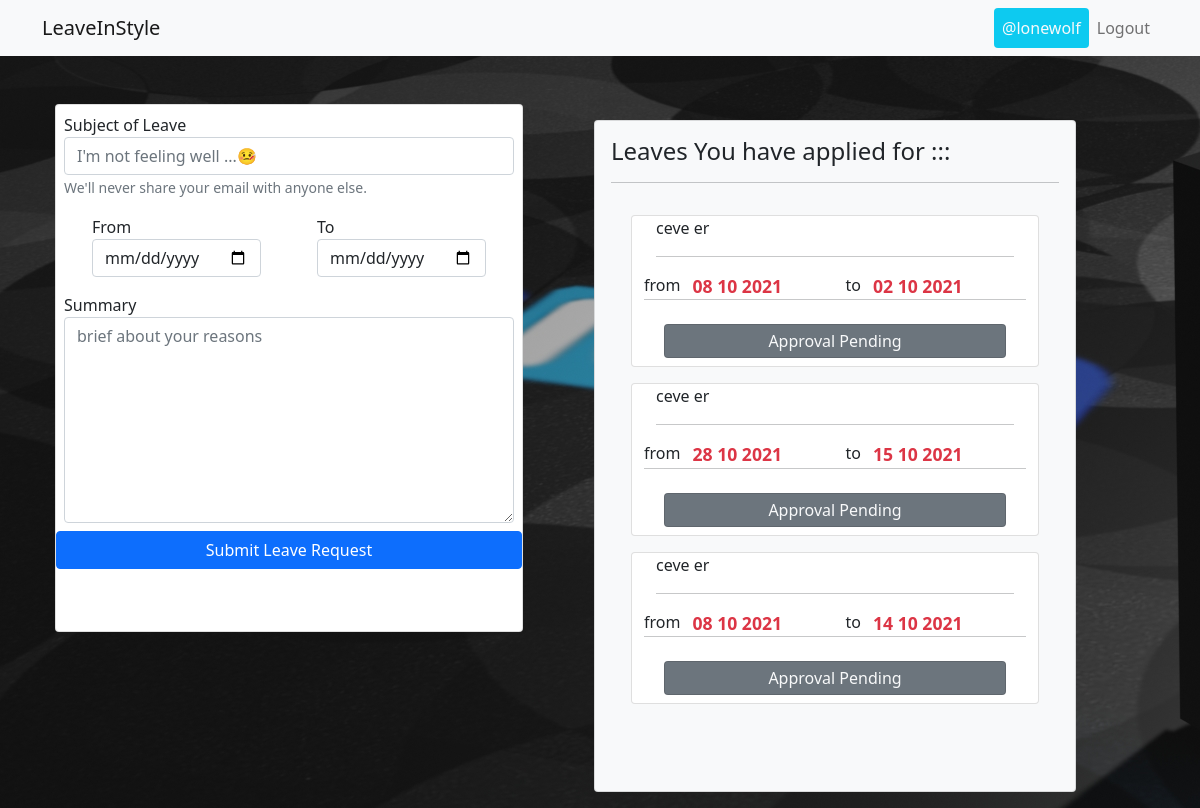
Page /magot-dashboard (signed in) on the earlier database version.
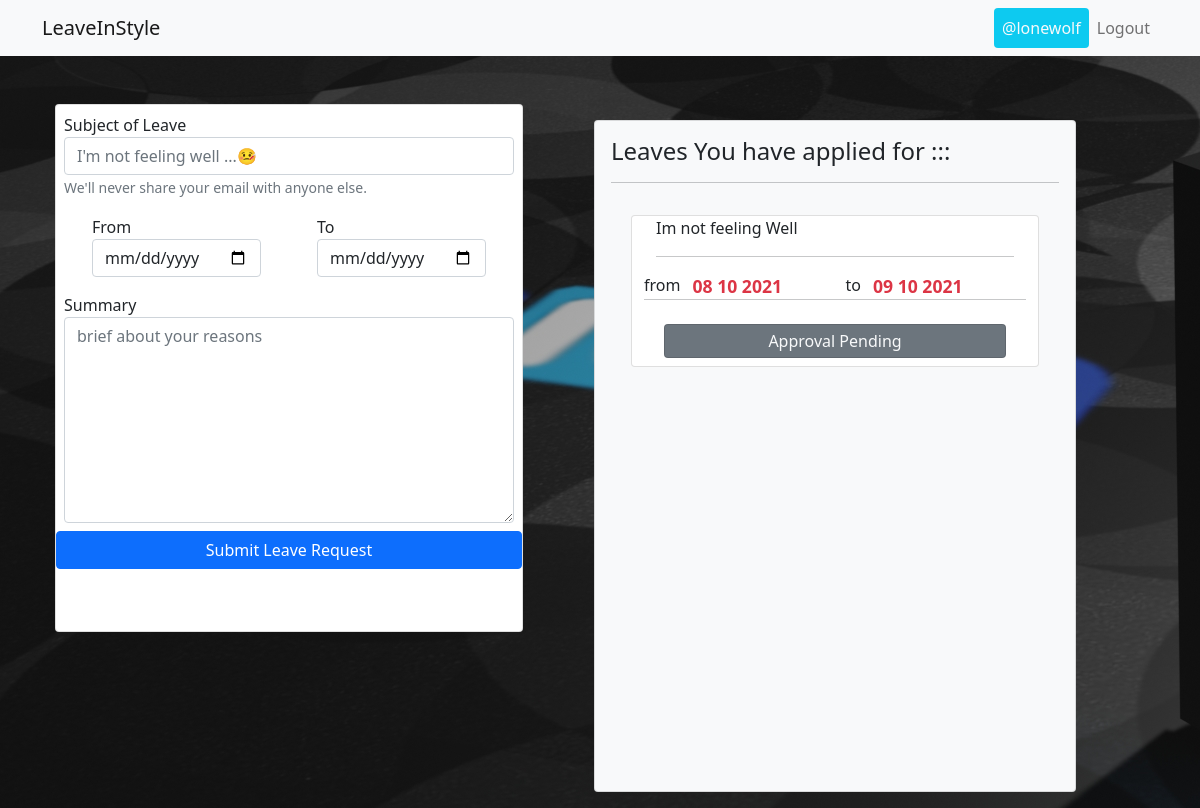
Same page on the later database version.
### app.py (models this page shows, shortened)
class User(db.Model, UserMixin):
    __tablename__= 'User'
    id = db.Column(db.Integer, primary_key=True)
    username = db.Column(db.String(16), unique=True, nullable=False)
    first_name = db.Column(db.String(20), nullable=False)
    last_name = db.Column(db.String(16), nullable=False)
    email = db.Column(db.String(60), nullable=True)
    isAdmin = db.Column(db.Boolean(), nullable=False, server_default="0")
    appliedForLeave = db.Column(db.Boolean(), nullable=False, server_default="0")
    leavesApplied = relationship("Leave", back_populates="userId", cascade="all, delete",
        passive_deletes=True)
    password = db.Column(db.String(100), nullable=False)
    def __repr__(self) -> str:
        return f"{self.username}"

class Leave(db.Model):
    __tablename__= 'Leave'
    id = db.Column(db.Integer, primary_key=True)
    userId = relationship("User", back_populates="leavesApplied")
    user = db.Column(db.Integer, ForeignKey('User.id'))
    abstract = db.Column(db.String(65), nullable=False)
    fromDate = db.Column(db.DateTime, nullable=False, default=datetime.utcnow)
    toDate = db.Column(db.DateTime, nullable=False, default=datetime.utcnow)
    summary = db.Column(db.String(65), nullable=False, default='Plz Understand... 😭')
    leaveAccepted = db.Column(db.Boolean(), server_default="0")
    leaveRejected = db.Column(db.Boolean(), server_default="0")

### app.py (the view)
@app.route("/magot-dashboard")
@login_required
def user_dashboard() -> render_template:
    if not current_user.isAdmin:
        check_my_leaves = LeaveHandeler(current_user)
        myLeaves = check_my_leaves.my_leaves()
        return render_template("emp_dashboard.html", myLeaves=myLeaves)
    return redirect(url_for("logout"))

### app.py (called while the page is built)
@login_manager.user_loader
def load_user(user_id):
    return User.query.get(int(user_id))

    def my_leaves(self):
        myLeaves = Leave().query.filter_by(user=self.user.id)
        return myLeaves

### templates/emp_dashboard.html (shortened to what this page needs)
<!DOCTYPE html>
<html lang="en">
<head>
    <link href="static/assets/bootstrap.min.css" rel="stylesheet">
</head>
<body>
    {% block content %}
    {% include "_nav.html" %}
    {% endblock %}
    <div class="container row ">
        <div class="col-md container mx-1 px-3 mt-5 d-flex justify-content-center">
            <form class="formfill card h-75" action="/magot-applyLeave" method="POST" style="overflow-y:scroll;">
                <div class="form-group my-2 mx-2">
                    <label for="abstract">Subject of Leave</label>
                    <input type="text" name="abstract" class="form-control" aria-describedby="subjectHelp"
                        placeholder="I'm not feeling well ...🤒">
                    <small id="emailHelp" class="form-text text-muted">We'll never share your email with anyone
                        else.</small>
                </div>
                <div class="form-group containerc row my-2 mx-2">
                    <div class="col-md mx-3">
                        <label for="fromDate">From</label>
                        <input type="date" name="fromdate" class="form-control" aria-describedby="fromdateHelp"
                            placeholder="">
                    </div>
                    <div class="col-md mx-3">
                        <label for="toDate">To</label>
                        <input type="date" name="todate" class="form-control" aria-describedby="todateHelp"
                            placeholder="">
                    </div>
                </div>
                <div class="form-group my-2 mx-2">
                    <label for="summary">Summary</label>
                    <textarea rows="8" type="textarea" name="summary" class="form-control"
                        aria-describedby="summaryHelp" placeholder="brief about your reasons"></textarea>
                </div>
                <button type="submit" class="btn btn-primary">Submit Leave Request</button>
            </form>
        </div>
        <div class="col-md container mt-5" >
            <div class="card bg-light mx-3 my-3 px-3 py-3 formfill" style="height: 42rem;overflow-y: scroll;">
                <h4>Leaves You have applied for :::
                    <hr>
                </h4>
                {% for leaves in myLeaves %}
                <div class="card-secondary mx-1 my-1 px-3 py-1 d-flex ">
                    <div class="container card">
                        <div class="">{{leaves.abstract| truncate(30) }}</div>
                        <hr>
                        <div class="row">
                            from <div class="col mx-0"><b class="text-danger "
                                    style="font-size: 110%;">{{leaves.fromDate.strftime('%d %m %Y')}}</b></div>
                            to <div class="col mx-0"><b class="text-danger "
                                    style="font-size: 110%;">{{leaves.toDate.strftime('%d %m %Y')}}</b></div>
                            <hr>
                            <div class="d-flex justify-content-center">
                                {% if leaves.leaveAccepted %}
                                <div class="card bg-success w-100 px-2 py-1 mx-2 my-2 text-center text-light">
                                    Leave Accepted</div>
                                {% else %}
                                {% if (leaves.leaveAccepted) or (leaves.leaveRejected) %}
                                <div class="card bg-danger w-100 px-2 py-1 mx-2 my-2 text-center text-light">
                                    Leave Rejected</div>
                                {% else %}
                                <div class="card bg-secondary w-100 px-2 py-1 mx-2 my-2 text-center text-light">
                                    Approval Pending</div>
                                {% endif %}
                                {% endif %}
                            </div>
                        </div>
                    </div>
                </div>
                {% endfor %}
            </div>
        </div>
    </div>
</body>
</html>

### templates/_nav.html
<nav class="navbar navbar-expand-lg navbar-light bg-light">
    <div class="container">
        <a class="navbar-brand ml-2" href=".">LeaveInStyle</a>
        <div class="navbar-nav float-end">
            <span class="bg-info text-light rounded px-2 py-2">{{current_user}}</span>
            <a class="nav-item nav-link" href="/logout">Logout</a>
        </div>
    </div>
</nav>

### templates/emp_dashboard.html (style rules this page uses)
body { background: url("/static/images/wallpaper.jpg") no-repeat fixed; }
.formfill { -ms-overflow-style: none; scrollbar-width: none; }

Differences in the rows shown:
no longer on this page (row edited): Leave: abstract "ceve er", fromDate "28 10 2021", toDate "15 10 2021", leaveAccepted "Approval Pending"
removed Leave: abstract "ceve er", fromDate "08 10 2021", toDate "14 10 2021", leaveAccepted "Approval Pending"
changed Leave: abstract "ceve er" → "Im not feeling Well"; toDate "02 10 2021" → "09 10 2021"
